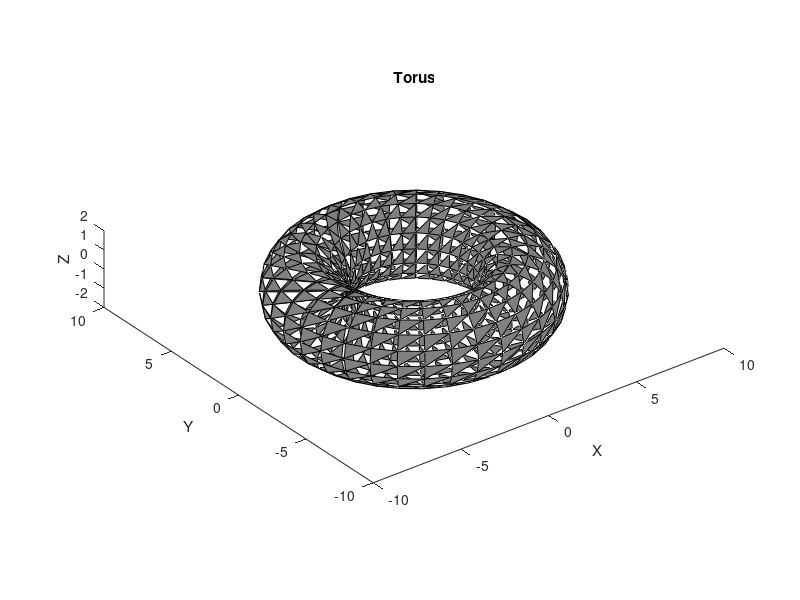

This figure's MATLAB source:
R = 5;  % outer radius of the torus
r = 2;  % inner radius of the torus

p = 36;
t = 18;
a = (p-1) * (t-1);

phi = linspace(0,2*pi,p);   % partition as measured in the toroidal direction
theta = linspace(0,2*pi,t); % partition as measured in the poloidal direction 

[Phi,Theta]=meshgrid(phi(1:p-1),theta(1:t-1)); % creates an array from phi and theta 

% torus coordinate functions as 18x36 arrays 
vertices.x = (R+r.*cos(Theta)).*cos(Phi);
vertices.y = (R+r.*cos(Theta)).*sin(Phi);
vertices.z = r.*sin(Theta);

torus.vertices(:,1) = reshape(vertices.x,[a,1]);
torus.vertices(:,2) = reshape(vertices.y,[a,1]);
torus.vertices(:,3) = reshape(vertices.z,[a,1]);

%{
% plot of the torus points
%plot3(torus.vertices(:,1),torus.vertices(:,2),torus.vertices(:,3), 'linestyle', 'none', 'marker', '.')
%plot3(torus.vertices(1:17:end,1),torus.vertices(1:17:end,2),torus.vertices(1:17:end,3), 'linestyle', 'none', 'marker', '.')
daspect([1 1 1]);                       % sets the aspect ratio to 1:1:1
title('Torus');                         % titles the graph
xlabel('X');ylabel('Y');zlabel('Z');    % labels the axes
%}

% first vertex for each face / initialize the array
torus.faces(:,1) = [1:a]; %1:a];
% upper triangular faces
    % normal
    torus.faces(1:a,2) = [torus.faces(1:a,1) + 1];                  % the second vertex for each upper triangle equals n+1
    torus.faces(1:a,3) = [torus.faces(1:a,1) + t];                  % the third vertex for each upper triangle equals n+t
    % connect poloidally (row t-1 to row 1)
    torus.faces(t-1:t-1:a,2) = [torus.faces(t-1:t-1:a,1) - (t-2)];  % every t-1 elements, the second vertex of the upper triangle equals n-3
    torus.faces(t-1:t-1:a,3) = [torus.faces(t-1:t-1:a,1) + 1];      % every t-1 elements, the third vertex of the upper triangle equals n+1
    % connect toroidally (column p-1 to column 1)
    torus.faces(a-(t-2):end,3) = [torus.faces(a-(t-2):end,1)-a+t];  % to connect the last column of vertices with the first, the third vertex equals n-a+t
    torus.faces(a,3) = [1];                                         % the last vertex of the third vertex column is always index 1
%lower triangular faces
    % normal
    % connect poloidally (row t-1 to row 1)
    % connect toroidally (column p-1 to column 1)
    

patch(torus, 'EdgeColor', [0 0 0], 'FaceColor', [0.5 0.5 0.5]);
%patch('Faces',torus.faces(562:end,:),'Vertices',torus.vertices, 'EdgeColor', [0 0 0], 'FaceColor', [0.5 0.5 0.5]);
view(3)                                 % view in 3D
daspect([1 1 1]);                       % sets the aspect ratio to 1:1:1
title('Torus');                         % titles the graph
xlabel('X');ylabel('Y');zlabel('Z');    % labels the axes
